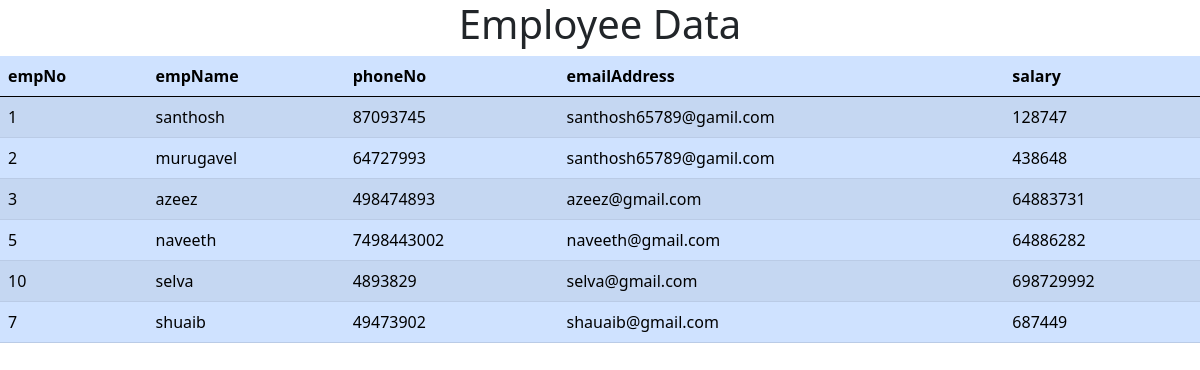
The app's page /modelApp/ with its own data.
### modelApp/models.py (models this page shows, shortened)
class EmployeeDetails(models.Model):
    empNo = models.IntegerField()
    empName = models.CharField(max_length=200)
    phoneNo = models.IntegerField()
    emailAddress = models.CharField(max_length=100)
    salary = models.IntegerField()

### modelApp/views.py (the view)
# urls.py: path("",views.employeedetails, name="employee"),
def employeedetails(request):
    empdata = EmployeeDetails.objects.all()
    return render(request,"modelApp/employeedetails.html",{"empdata":empdata})

### templates/modelApp/employeedetails.html (shortened to what this page needs)
<!DOCTYPE html>
<html lang="en">
<head>
    <link href="https://cdn.jsdelivr.net/npm/bootstrap@5.0.2/dist/css/bootstrap.min.css" rel="stylesheet">
</head>
<body>
  <h1 class="text-center">Employee Data</h1>
  <table class="table table-primary table-striped">
      <thead>
        <tr>
            <th>empNo</th>
            <th>empName</th>
            <th>phoneNo</th>
            <th>emailAddress</th>
            <th>salary</th>
        </tr>
      </thead>
      <tbody>
         {% for emp in empdata %}
          <tr>
              <td>{{ emp.empNo }}</td>
              <td>{{ emp.empName }}</td>
              <td>{{ emp.phoneNo }}</td>
              <td>{{ emp.emailAddress }}</td>
              <td>{{ emp.salary }}</td>
          </tr>
         {% endfor %}
      </tbody>
  </table>
</body>
</html>

### records on screen
EmployeeDetails: empNo "1", empName "santhosh", phoneNo "87093745", emailAddress "santhosh65789@gamil.com", salary "128747"
EmployeeDetails: empNo "2", empName "murugavel", phoneNo "64727993", emailAddress "santhosh65789@gamil.com", salary "438648"
EmployeeDetails: empNo "3", empName "azeez", phoneNo "498474893", emailAddress "azeez@gmail.com", salary "64883731"
EmployeeDetails: empNo "5", empName "naveeth", phoneNo "7498443002", emailAddress "naveeth@gmail.com", salary "64886282"
EmployeeDetails: empNo "10", empName "selva", phoneNo "4893829", emailAddress "selva@gmail.com", salary "698729992"
EmployeeDetails: empNo "7", empName "shuaib", phoneNo "49473902", emailAddress "shauaib@gmail.com", salary "687449"
